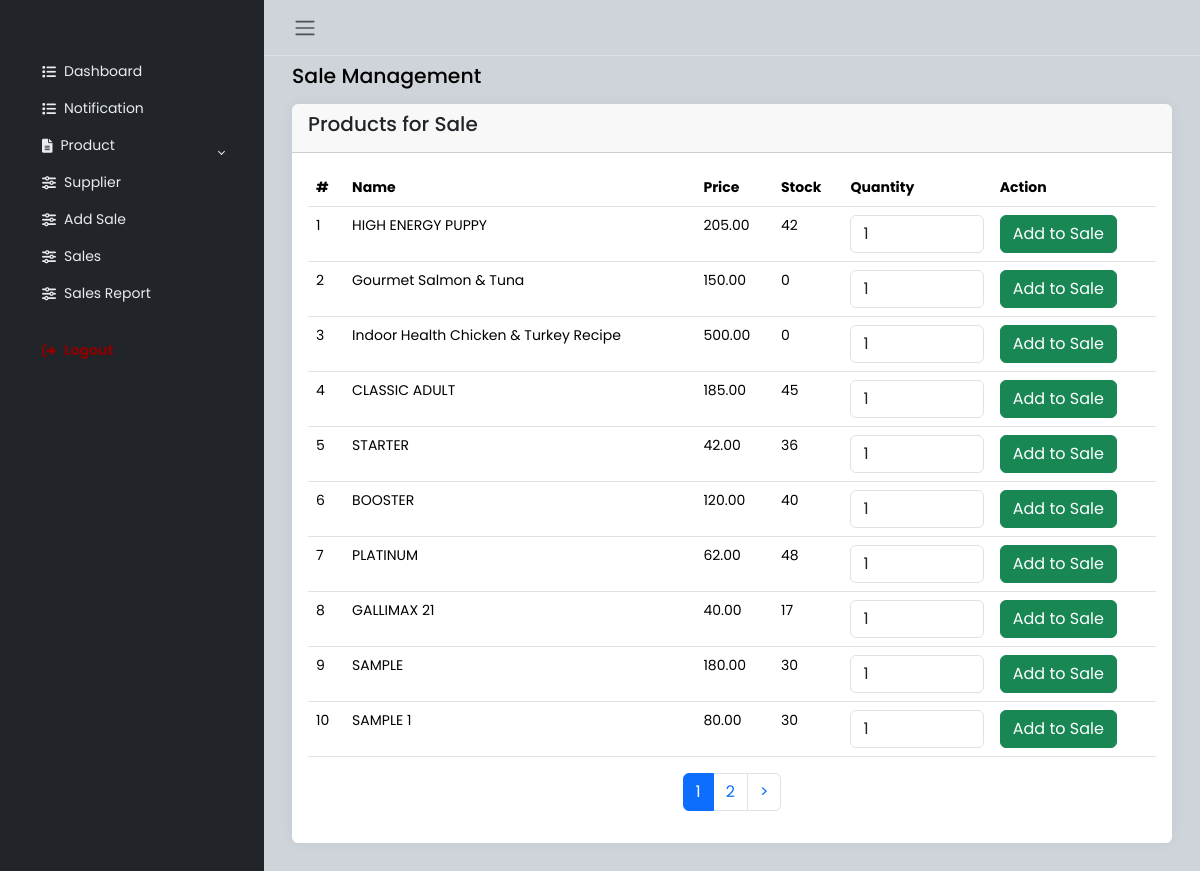
The app's page /addSale.php (signed in) with its own data.
### tables this page shows
CREATE TABLE `product` (
  `product_id` int(250) NOT NULL,
  `product_name` varchar(250) NOT NULL,
  `price` decimal(10,2) DEFAULT NULL,
  `quantity` int(250) NOT NULL,
  `status` enum('Available','Out of Stock','Low Stock') NOT NULL,
  `brand_id` int(250) NOT NULL,
  `category_id` int(250) NOT NULL,
  `supplier_id` int(250) NOT NULL
);

### db/show.php (called while the page is built, shortened)
<?php
    class Show{
        private $conn;
        private $tbl;
        public function __construct($conn, $tbl){
            $this->conn = $conn;
            $this->tbl = $tbl;
        }
        public function sqlExecute($sql){
            $result = $this->conn->query($sql);
            $data = array();
            if($result->num_rows > 0){
                while($rows = $result->fetch_assoc()){
                    $data_row = array();
                    foreach ($rows as $row) {
                        array_push($data_row, $row);
                    }
                    array_push($data,$data_row);
                }
            }
            return $data;
        }
        public function showRecordsWithPagination($page = 1, $where =null, $limit = NULL, $order = null) {
            $offset = ($page - 1) * $limit;
            $sql = "SELECT COUNT(*) AS total FROM $this->tbl";
            $result = $this->conn->query($sql);
            $totalRecords = $result->fetch_assoc()['total'];
            $totalPages = ceil($totalRecords / $limit);
            if($order != null && $where==null){
                $sql = "SELECT * FROM $this->tbl ORDER BY $order LIMIT $limit OFFSET $offset";
            } elseif ($where != null && $order == null) {
                $sql = "SELECT * FROM $this->tbl WHERE $where LIMIT $limit OFFSET $offset";
            } elseif ($where != null && $order != null) {
                $sql = "SELECT * FROM $this->tbl WHERE $where ORDER BY $order LIMIT $limit OFFSET $offset";
            } else {
                $sql = "SELECT * FROM $this->tbl LIMIT $limit OFFSET $offset";
            }
            $records = $this->sqlExecute($sql);
            return array('records' => $records, 'totalPages' => $totalPages);
        }
    }
?>

### addSale.php (the view, shortened to what this page needs)
<?php
require 'db/connection.php';
require 'db/show.php';
$show = new Show($conn, 'product');
$currentPage = isset($_GET['page']) ? $_GET['page'] : 1;
$recordsPerPage = 10;
$paginationData = $show->showRecordsWithPagination($currentPage, null, $recordsPerPage, null);
$products = $paginationData['records'];
?>
<!DOCTYPE html>
<html lang="en">
<head>
    <link href="https://cdn.jsdelivr.net/npm/bootstrap-icons/font/bootstrap-icons.css" rel="stylesheet">
    <link rel="stylesheet" href="https://cdn.jsdelivr.net/npm/bootstrap@5.3.2/dist/css/bootstrap.min.css">
    <link rel="stylesheet" href="bootstrap/css/bootstrap.min.css">
    <link rel="stylesheet" href="css/style.css">
</head>
<body>
    <div class="wrapper">
        <?php include 'sidebar.php'; ?>
        <div class="main">
            <nav class="navbar navbar-expand px-3 border-bottom">
                <button class="btn" id="sidebar-toggle" type="button">
                    <span class="navbar-toggler-icon"></span>
                </button>
            </nav>
            <main class="content px-3 py-2">
                <div class="container-fluid">
                    <div class="mb-3">
                        <h4>Sale Management</h4>
                    </div>
                    <div class="card border-0">
                        <div class="card-header">
                            <h5 class="card-title">Products for Sale</h5>
                        </div>
                        <div class="card-body table-responsive container">
                            <table class="table table-hover">
                                <thead>
                                    <tr>
                                        <th>#</th>
                                        <th>Name</th>
                                        <th>Price</th>
                                        <th>Stock</th>
                                        <th>Quantity</th>
                                        <th>Action</th>
                                    </tr>
                                </thead>
                                <tbody>
                                    <?php
                                    if (count($products) > 0) {
                                        foreach ($products as $index => $product) {
                                            echo "<tr>";
                                            echo "<td>" . (($currentPage - 1) * $recordsPerPage + $index + 1) . "</td>";
                                            echo "<td>" . htmlspecialchars($product[1]) . "</td>";
                                            echo "<td>" . number_format($product[2], 2) . "</td>";
                                            echo "<td>" . (int)$product[3] . "</td>";
                                            echo "<td>
                                                <form method='POST'>
                                                    <input type='number' name='quantity[{$product[0]}]' value='1' min='1' max='{$product[3]}' class='form-control' required>
                                            </td>";
                                            echo "<td>
                                                    <button type='submit' name='add_to_sale[{$product[0]}]' class='btn btn-success'>
                                                        Add to Sale
                                                    </button>
                                                </form>
                                            </td>";
                                            echo "</tr>";
                                        }
                                    } else {
                                        echo "<tr><td colspan='6'>No products found</td></tr>";
                                    }
                                    ?>
                                </tbody>
                            </table>
                            <nav class="d-flex justify-content-center" aria-label="Page navigation example">
                                <ul class="pagination">
                                    <?php for ($page = 1; $page <= $paginationData['totalPages']; $page++): ?>
                                        <li class="page-item <?= ($page == $currentPage) ? 'active' : '' ?>">
                                            <a class="page-link" href="?page=<?= $page ?>"><?= $page ?></a>
                                        </li>
                                    <?php endfor; ?>
                                    <?php if ($currentPage < $paginationData['totalPages']): ?>
                                        <li class="page-item">
                                            <a class="page-link" href="?page=<?= ($currentPage + 1) ?>">></a>
                                        </li>
                                    <?php endif; ?>
                                </ul>
                            </nav>
                        </div>
                    </div>
                </div>
            </main>
        </div>
    </div>
</body>
</html>

### css/style.css (style rules this page uses)
body { font-family: 'Poppins', sans-serif; font-size: 0.875rem; opacity: 1; overflow-y: scroll; margin: 0; }
a { cursor: pointer; text-decoration: none; font-family: 'Poppins', sans-serif; }
li { list-style: none; }
h4 { font-family: 'Poppins', sans-serif; font-size: 1.275rem; color: var(--bs-emphasis-color); }
.wrapper { align-items: stretch; display: flex; width: 100%; }
.main { display: flex; flex-direction: column; min-height: 100vh; min-width: 0; overflow: hidden; transition: all 0.35s ease-in-out; width: 100%; background: var(--bs-dark-bg-subtle); }
.content { flex: 1; max-width: 100vw; width: 100vw; }
@media (min-width:768px) { .content { max-width: auto; width: auto; } }
.card { box-shadow: 0 0 .875rem 0 rgba(34, 46, 60, .05); margin-bottom: 24px; }

### records on screen
product: index "1", product_name "HIGH ENERGY PUPPY", price "205.00", quantity "42"
product: index "2", product_name "Gourmet Salmon & Tuna", price "150.00", quantity "0"
product: index "3", product_name "Indoor Health Chicken & Turkey Recipe", price "500.00", quantity "0"
product: index "4", product_name "CLASSIC ADULT", price "185.00", quantity "45"
product: index "5", product_name "STARTER", price "42.00", quantity "36"
product: index "6", product_name "BOOSTER", price "120.00", quantity "40"
product: index "7", product_name "PLATINUM", price "62.00", quantity "48"
product: index "8", product_name "GALLIMAX 21", price "40.00", quantity "17"
product: index "9", product_name "SAMPLE", price "180.00", quantity "30"
product: index "10", product_name "SAMPLE 1", price "80.00", quantity "30"
